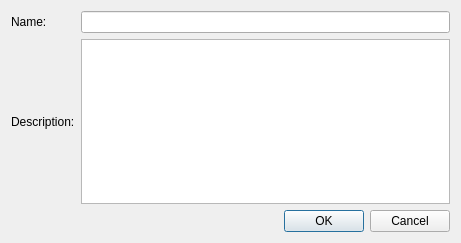
<?xml version="1.0" encoding="UTF-8"?>
<ui version="4.0">
 <class>New_task</class>
 <widget class="QDialog" name="New_task">
  <property name="geometry">
   <rect>
    <x>0</x>
    <y>0</y>
    <width>461</width>
    <height>243</height>
   </rect>
  </property>
  <property name="windowTitle">
   <string>Dialog</string>
  </property>
  <layout class="QGridLayout" name="gridLayout_3">
   <item row="0" column="0">
    <layout class="QGridLayout" name="gridLayout">
     <item row="0" column="0">
      <layout class="QGridLayout" name="gridLayout_2">
       <item row="0" column="0">
        <widget class="QLabel" name="label">
         <property name="text">
          <string>Name:</string>
         </property>
        </widget>
       </item>
       <item row="0" column="1">
        <widget class="QLineEdit" name="name_field"/>
       </item>
       <item row="1" column="0">
        <widget class="QLabel" name="label_2">
         <property name="text">
          <string>Description:</string>
         </property>
        </widget>
       </item>
       <item row="1" column="1">
        <widget class="QTextEdit" name="desc_field"/>
       </item>
      </layout>
     </item>
     <item row="1" column="0">
      <widget class="QDialogButtonBox" name="buttonOk">
       <property name="orientation">
        <enum>Qt::Horizontal</enum>
       </property>
       <property name="standardButtons">
        <set>QDialogButtonBox::Cancel|QDialogButtonBox::Ok</set>
       </property>
      </widget>
     </item>
    </layout>
   </item>
  </layout>
 </widget>
 <resources/>
 <connections>
  <connection>
   <sender>buttonOk</sender>
   <signal>accepted()</signal>
   <receiver>New_task</receiver>
   <slot>accept()</slot>
   <hints>
    <hint type="sourcelabel">
     <x>248</x>
     <y>254</y>
    </hint>
    <hint type="destinationlabel">
     <x>157</x>
     <y>274</y>
    </hint>
   </hints>
  </connection>
  <connection>
   <sender>buttonOk</sender>
   <signal>rejected()</signal>
   <receiver>New_task</receiver>
   <slot>reject()</slot>
   <hints>
    <hint type="sourcelabel">
     <x>316</x>
     <y>260</y>
    </hint>
    <hint type="destinationlabel">
     <x>286</x>
     <y>274</y>
    </hint>
   </hints>
  </connection>
 </connections>
</ui>
